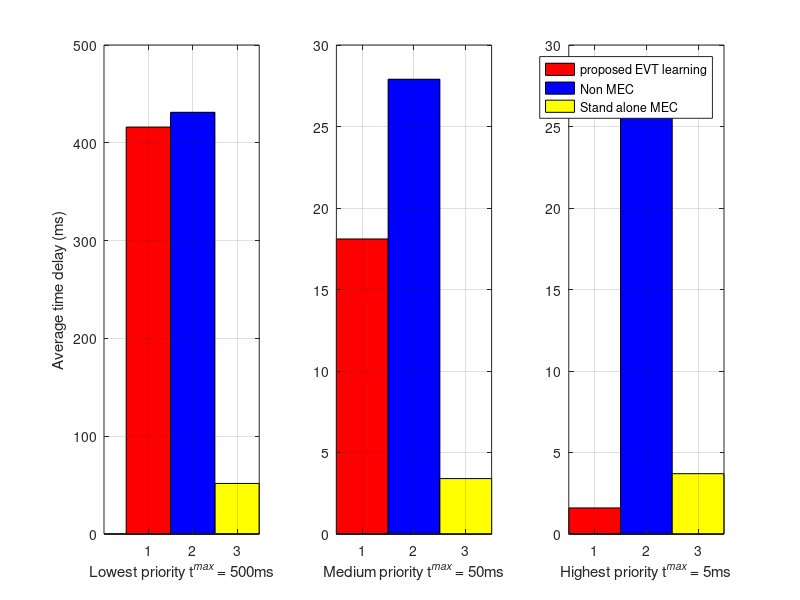

Recreate this plot in MATLAB.
lp = [416.1,431.2,51.7];
mp = [18.1,27.9,3.4];
hp = [16,120.7,5];
  
subplot(1,3,1) 
width = 1
bar(  [416.1,0,0],width,'r') ;
hold on ;
bar([0,0,51.7],width,'y') ;
bar([0, 431.2],width,'b')  ;
grid on;
xlabel('Lowest priority t^{\it{max}} = 500ms')
ylabel('Average time delay (ms)')
axis( [0 3.5 0 500] )

subplot(1,3,2)
bar([18.1,0,0 ],width,'r');
hold on;
bar([0, 27.9],width,'b');
bar([0,0,3.4],width,'y');
grid on;
xlabel('Medium priority t^{\it{max}} = 50ms')

subplot(1,3,3)
bar([1.6 ,0,0],width,'r');
hold on;
bar([0, 25.7],width,'b');
bar([0,0,3.7],width,'y');
grid on;
xlabel('Highest priority t^{\it{max}} = 5ms')
legend('proposed EVT learning','Non MEC','Stand alone MEC')
